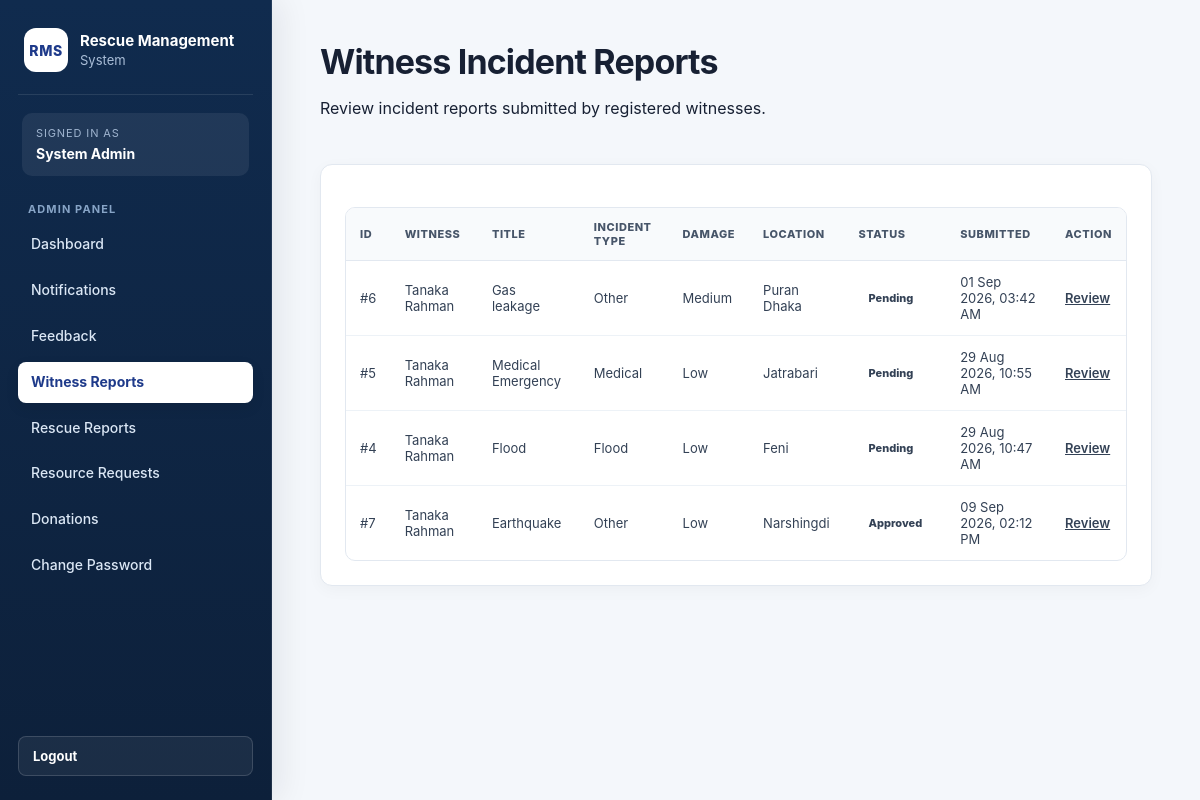
/index.php?page=admin-witness-reports (signed in), run on the app's committed database.
### tables this page shows
CREATE TABLE `witness_reports` (
  `id` int(11) NOT NULL,
  `witness_id` int(11) NOT NULL,
  `title` varchar(150) NOT NULL,
  `description` text NOT NULL,
  `damage_level` varchar(20) NOT NULL DEFAULT 'low',
  `incident_type` varchar(50) NOT NULL,
  `location` varchar(255) NOT NULL,
  `incident_date` datetime NOT NULL,
  `evidence_file` varchar(255) DEFAULT NULL,
  `status` varchar(30) NOT NULL DEFAULT 'pending',
  `created_at` timestamp NOT NULL DEFAULT current_timestamp(),
  `updated_at` timestamp NOT NULL DEFAULT current_timestamp() ON UPDATE current_timestamp()
);

CREATE TABLE `users` (
  `id` int(11) NOT NULL,
  `name` varchar(100) NOT NULL,
  `username` varchar(50) NOT NULL,
  `email` varchar(150) NOT NULL,
  `phone` varchar(20) DEFAULT NULL,
  `password` varchar(255) NOT NULL,
  `role` enum('admin','volunteer','witness','help_seeker') NOT NULL,
  `created_at` timestamp NOT NULL DEFAULT current_timestamp(),
  `updated_at` timestamp NOT NULL DEFAULT current_timestamp() ON UPDATE current_timestamp()
);

### controllers/AdminController.php (called while the page is built, shortened)
<?php
require_once "models/WitnessModel.php";
function showAdminWitnessReports($conn)
{
    $reports = getAllWitnessReportsForAdmin($conn);
    require_once "views/admin/witness_reports/index.php";
}

### models/WitnessModel.php (called while the page is built, shortened)
<?php
function getAllWitnessReportsForAdmin($conn)
{
    $sql = "
        SELECT
            wr.*,
            u.name AS witness_name,
            u.email AS witness_email,
            u.phone AS witness_phone
        FROM witness_reports AS wr
        INNER JOIN users AS u
            ON wr.witness_id = u.id
        WHERE u.role = 'witness'
        ORDER BY
            CASE wr.status
                WHEN 'pending' THEN 1
                WHEN 'reviewed' THEN 2
                WHEN 'approved' THEN 3
                WHEN 'rejected' THEN 4
                ELSE 5
            END,
            wr.created_at DESC
    ";
    $result = mysqli_query(
        $conn,
        $sql
    );
    $reports = [];
    while ($row = mysqli_fetch_assoc($result)) {
        $reports[] = $row;
    }
    return $reports;
}

### views/admin/witness_reports/index.php (the view)
<?php
require_once "views/partials/header.php";
require_once "views/partials/sidebar.php";
?>
<div class="content">
    <div class="page-header">
        <div>
            <h1>Witness Incident Reports</h1>
            <p>
                Review incident reports submitted by registered witnesses.
            </p>
        </div>
    </div>
    <?php if (empty($reports)): ?>
        <div class="card">
            <p>No witness reports found.</p>
        </div>
    <?php else: ?>
        <div class="card">
            <div class="table-responsive">
                <table class="data-table">
                    <thead>
                        <tr>
                            <th>ID</th>
                            <th>Witness</th>
                            <th>Title</th>
                            <th>Incident Type</th>
                            <th>Damage</th>
                            <th>Location</th>
                            <th>Status</th>
                            <th>Submitted</th>
                            <th>Action</th>
                        </tr>
                    </thead>
                    <tbody>
                        <?php foreach ($reports as $report): ?>
                            <tr>
                                <td>
                                    #<?= (int)$report['id']; ?>
                                </td>
                                <td>
                                    <?= htmlspecialchars(
                                        $report['witness_name'] ?? 'N/A'
                                    ); ?>
                                </td>
                                <td>
                                    <?= htmlspecialchars(
                                        $report['title'] ?? ''
                                    ); ?>
                                </td>
                                <td>
                                    <?= htmlspecialchars(
                                        ucfirst(
                                            $report['incident_type']
                                            ?? 'N/A'
                                        )
                                    ); ?>
                                </td>
                                <td>
                                    <?= htmlspecialchars(
                                        ucfirst(
                                            $report['damage_level']
                                            ?? 'N/A'
                                        )
                                    ); ?>
                                </td>
                                <td>
                                    <?= htmlspecialchars(
                                        $report['location'] ?? 'N/A'
                                    ); ?>
                                </td>
                                <td>
                                    <span class="status-badge">
                                        <?= htmlspecialchars(
                                            ucfirst(
                                                $report['status']
                                                ?? 'pending'
                                            )
                                        ); ?>
                                    </span>
                                </td>
                                <td>
                                    <?php
                                    $createdAt =
                                        $report['created_at']
                                        ?? '';
                                    echo $createdAt
                                        ? htmlspecialchars(
                                            date(
                                                'd M Y, h:i A',
                                                strtotime($createdAt)
                                            )
                                        )
                                        : 'N/A';
                                    ?>
                                </td>
                                <td>
                                    <a
                                        class="btn btn-primary"
                                        href="index.php?page=admin-witness-report-view&id=<?= (int)$report['id']; ?>"
                                    >
                                        Review
                                    </a>
                                </td>
                            </tr>
                        <?php endforeach; ?>
                    </tbody>
                </table>
            </div>
        </div>
    <?php endif; ?>
</div>
<?php
require_once "views/partials/footer.php";
?>

### data on the page
witness_reports: id "6", witness.name "Tanaka Rahman", title "Gas leakage", incident_type "Other", damage_level "Medium", location "Puran Dhaka", status "Pending", created_at "01 Sep 2026, 03:42 AM"
witness_reports: id "5", witness.name "Tanaka Rahman", title "Medical Emergency", incident_type "Medical", damage_level "Low", location "Jatrabari", status "Pending", created_at "29 Aug 2026, 10:55 AM"
witness_reports: id "4", witness.name "Tanaka Rahman", title "Flood", incident_type "Flood", damage_level "Low", location "Feni", status "Pending", created_at "29 Aug 2026, 10:47 AM"
witness_reports: id "7", witness.name "Tanaka Rahman", title "Earthquake", incident_type "Other", damage_level "Low", location "Narshingdi", status "Approved", created_at "09 Sep 2026, 02:12 PM"

### other printed values
$userName "System Admin"
